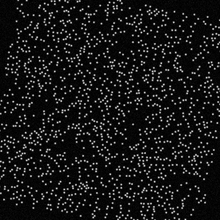
%> input picture SerialTrack2D/imgFolder/img_syn_hardpar/img_rot_hardpar_sd2/img_1002.tif, 220 x 220 px, shrunk from 512 x 512 before the run; its folder holds only this picture in this run
$ octave Example_main_hardpar_cum_syn_translation_or_rotation_OceanCode.m   (GNU Octave 9; MATLAB toolbox functions it lacks are replaced by stand-ins)
%> lines starting %> are read from the running program, lines starting %| are printed output that depends on the picture
### SerialTrack2D/src/run_Serial_MPT_2D_hardpar_accum_OceanCode.m
% %%%%%%%%%%%%%%%%%% SerialTrack (2D cumulative mode) %%%%%%%%%%%%%%%%%
% Main file of code "SerialTrack"
% ***********************************************
% Dimension:            2D
% Particle rigidity:    hard
% Tracking mode:        cumulative
% -----------------------------------------------
%
% -----------------------------------------------
% References
% [1] M Patel, SE Leggett, AK Landauer, IY Wong, C Franck. Rapid,
%     topology-based particle tracking for high-resolution measurements of
%     large complex 3D motion fields. Scientific Reports. 8:5581 (2018).
% [2] J Yang, L Hazlett, AK Landauer, C Franck. Augmented Lagrangian
%     Digital Volume Correlation (ALDVC). Experimental Mechanics (2020).
% [3] T Janke, R Schwarze, K Bauer. Part2Track: A MATLAB package for double
%     frame and time resolved Particle Tracking Velocimetry. 11, 100413, SoftwareX (2020).
% [4] J Heyman. TracTrac: a fast multi-object tracking algorithm for motion
%     estimation. Computers & Geosciences, vol 128, 11-18 (2019).
% [5] https://www.mathworks.com/matlabcentral/fileexchange/77347-gridded-interpolation-and-gradients-of-3d-scattered-data
% [6] https://www.mathworks.com/matlabcentral/fileexchange/61436-regularizend
% -----------------------------------------------
% Author: Jin Yang
% Contact and support: jyang526@wisc.edu -or- aldicdvc@gmail.com
% Date: 2020.12.
% %%%%%%%%%%%%%%%%%%%%%%%%%%%%%%%%%%%%%%%%%%%%%%%%%%%%%%%%%%%%%%%

%%
%%%%% Load 2D images %%%%%
% [file_name,Img,MPTPara_temp] = funReadImage2; close all;

% ==============================================
imgfoldername = '.\imgFolder\img_syn_hardpar\img_rot_hardpar_sd2';
addpath([imgfoldername,'\']);
img1 = dir(fullfile(imgfoldername,'*.jpg'));
img2 = dir(fullfile(imgfoldername,'*.jpeg'));
img3 = dir(fullfile(imgfoldername,'*.tif'));
img4 = dir(fullfile(imgfoldername,'*.tiff'));
img5 = dir(fullfile(imgfoldername,'*.bmp'));
img6 = dir(fullfile(imgfoldername,'*.png'));
img7 = dir(fullfile(imgfoldername,'*.jp2'));
file_name = [img1;img2;img3;img4;img5;img6;img7];
file_name = struct2cell(file_name);

% ==============================================
% The following codes only consider two images comparasion
numImages = size(file_name,2);
for i = 1:numImages
    Img{i} = imread(file_name{1,i});
    % Change color RGB images to grayscale images
    [~, ~, numberOfColorChannels] = size(Img{i});
%> numberOfColorChannels = 1
    if (numberOfColorChannels==3)
        Img{i} = rgb2gray(Img{i});
    end
    Img{i} = double(Img{i})';
end

gridx = [1, size(Img{1},1)];
%> gridx = [1 220]
gridy = [1, size(Img{1},2)];
%> gridy = [1 220]
gridxy.gridx = round(gridx); gridxy.gridy = round(gridy);
%> after `gridxy.gridx = round(gridx)`: gridxy.gridx = [1 220]
%> after `gridxy.gridy = round(gridy)`: gridxy.gridy = [1 220]

% ============================================== Store TPTpara
MPTPara_temp.gridxyROIRange = gridxy;
%> MPTPara_temp.gridxyROIRange = {gridx [1 220], gridy [1 220]}
MPTPara_temp.LoadImgMethod = 1;
MPTPara_temp.ImgSize = size(Img{1});
%> MPTPara_temp.ImgSize = [220 220]


% ==============================================
disp('%%%%%% Load images: Done! %%%%%%'); fprintf('\n');

%%%%% Update MPTPara %%%%%
MPTPara.gridxyROIRange = MPTPara_temp.gridxyROIRange;
%> MPTPara.gridxyROIRange = {gridx [1 220], gridy [1 220]}
MPTPara.LoadImgMethod = MPTPara_temp.LoadImgMethod;
%> MPTPara.LoadImgMethod = 1
MPTPara.ImgSize = MPTPara_temp.ImgSize;
%> MPTPara.ImgSize = [220 220]

%%%%% Load image mask file(s) %%%%%
try
    if MaskFileLoadingMode == 1
        %%%%% Load one image mask file for all images %%%%%
        [file_mask_name,ImgMaskFiles] = funReadImageMask2; close all;
    elseif MaskFileLoadingMode == 2
        %%%%% Load multiple image mask files %%%%%
        [file_mask_name,ImgMaskFiles] = funReadImageMask2; close all;
    elseif MaskFileLoadingMode == 3
        try load(im_roi_mask_file_path); catch; end
        try MPTPara.ImgRefMask = im_roi'; % Load stored image roi if existed
        catch, MPTPara.ImgRefMask = ones(size(Img{1})); % Set up default image mask file
        end
    else
        MPTPara.ImgRefMask = ones(size(Img{1})); % Set up default image mask file
%> MPTPara.ImgRefMask: size 220x220 double; every value is 1
    end
    disp('%%%%%% Load image mask file: Done! %%%%%%'); fprintf('\n');
catch
    MPTPara.ImgRefMask = ones(size(Img{1})); % Set up default image mask file
end


%% ====== Detect particles ======
%%%%% Particle detection parameters %%%%%
%%%%%%%%%% Atom dance %%%%%%%%%%%%%
%%%%% Bead Parameter %%%%%
% [11 lines of commented-out code are left out]

%%%%%%%%%% Pipe %%%%%%%%%%%%%
%%%%% Bead Parameter %%%%%
% [11 lines of commented-out code are left out]

%%%%%%%%%%%%%%%%%%%%%%%%%%%%%%%%%%%%%%%%
ImgSeqNum = 1; % First reference image

%%%%%%%%%%%%%%%%%%%%%%%%%%%%%%%%%%%%%%%%
%%%%% Use the first uploaded mask file %%%%%
try
    if (MaskFileLoadingMode==1) || (MaskFileLoadingMode==3)
        currImg = Img{ImgSeqNum}.*MPTPara.ImgRefMask;
    elseif MaskFileLoadingMode==2
        currImg = Img{ImgSeqNum}.*ImgMaskFiles{ImgSeqNum};
    else
        currImg = Img{ImgSeqNum};
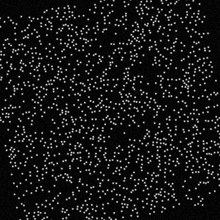
%> currImg: size 220x220 double; min 0, max 232, mean 21.7; mean of the top-left, top-right, bottom-left and bottom-right quarters 22, 22.1, 21.3, 21.6
    end
catch
    currImg = Img{ImgSeqNum};
end
%%%%%%%%%%%%%%%%%%%%%%%%%%%%%%%%%%%%%%%%

%%%%% Apply the ROI region %%%%%
currImg = currImg(MPTPara.gridxyROIRange.gridx(1):MPTPara.gridxyROIRange.gridx(2), ...
                  MPTPara.gridxyROIRange.gridy(1):MPTPara.gridxyROIRange.gridy(2));

%%%%% If PSF is non-empty, SerialTrack performs deconvolution %%%%%
if ~isempty(BeadPara.PSF)
    currImg = deconvlucy(currImg,BeadPara.PSF,6);
    disp(['----- Deconvolution frame #',num2str(ImgSeqNum),' ------']);
end
%%%% figure, imshow(currImg);


%%%%% Pre-process bead image if bead color is black %%%%%
if strcmp(BeadPara.color,'black')
% [7 lines of commented-out code are left out]
    currImg_norm = double(currImg)/max(double(currImg(:)));
    currImg2_norm = imcomplement(currImg_norm); % figure, imshow(uint8(currImg2));
else
    currImg2_norm = double(currImg)/max(double(currImg(:)));
end
%%%%%%%%%%%%%%%%%%%%%%%%%%%%%%%%%%%%%%%%%%%%%%%%

%%%%%%%%%%%%%%%%%%%%%%%%%%%%%%%%%%%%%%%%%%%%%%%%
%%%%% Several methods to detect and localize particles %%%%%
%%%%% Method 1: TPT code %%%%%
% x{1}{ImgSeqNum} = locateBeads(double(currImg2)/max(double(currImg2(:))),BeadPara); % Detect particles
% x{1}{ImgSeqNum} = radial2center(double(currImg2)/max(double(currImg2(:))),x{1}{ImgSeqNum},BeadPara); % Localize particles
% ----------------------------
%%%%% Method 2: LoG operator (modified TracTrac code) %%%%%
%pre-process to get threshold and size values
YN = 0;
while YN == 0
    prompt = 'Adjust particle detection parameters? (Y/N) [N]: ';
    YN_ = input(prompt,'s');
%> the answer given: y

    if strcmpi(YN_,'N')
        YN = 1;

    else

        BeadPara = funGetBeadPara(BeadPara,currImg2_norm);

        %run the particle detection and localization
        x{1}{ImgSeqNum} = f_detect_particles(currImg2_norm,BeadPara);

        %%%%% Store particle positions as "parCoordA" %%%%%
        x{1}{ImgSeqNum} = x{1}{ImgSeqNum} + [MPTPara.gridxyROIRange.gridx(1)-1, MPTPara.gridxyROIRange.gridy(1)-1];
        parCoordA = x{1}{ImgSeqNum};

        %%%%% Remove bad parCoord outside the image area %%%%%
        for tempi=1:2, parCoordA( parCoordA(:,tempi)>size(Img{ImgSeqNum},tempi), : ) = []; end
        for tempi=1:2, parCoordA( parCoordA(:,tempi)<1, : ) = []; end

        %%%%% Plot %%%%%
        figure, imshow(imread(file_name{1,1}))
        hold on; plot( parCoordA(:,1), parCoordA(:,2), 'r.');
        view(2); box on; axis equal; axis tight; set(gca,'fontsize',18);
        title('Detected particles in ref image','fontweight','normal');

    end

end
%%%%%%%%%%%% With decided particle detection parameters %%%%%%%%%%%
%run the particle detection and localization
x{1}{ImgSeqNum} = f_detect_particles(currImg2_norm,BeadPara);
% ----------------------------
%%%%% Method 3: sift code %%%%%
% % Not fully implemented yet
% [~,descriptors,locs] = sift(currImg);
% x{1}{ImgSeqNum} = locs(:,1:2);
%%%%%%%%%%%%%%%%%%%%%%%%%%%%%%%%%%%%%%%%%%%%%%%%

%%%%% Store particle positions as "parCoordA" %%%%%
x{1}{ImgSeqNum} = x{1}{ImgSeqNum} + [MPTPara.gridxyROIRange.gridx(1)-1, MPTPara.gridxyROIRange.gridy(1)-1];
parCoordA = x{1}{ImgSeqNum};

%%%%% Remove bad parCoord outside the image area %%%%%
for tempi=1:2, parCoordA( parCoordA(:,tempi)>size(Img{ImgSeqNum},tempi), : ) = []; end
for tempi=1:2, parCoordA( parCoordA(:,tempi)<1, : ) = []; end

%%%%% Plot %%%%%
figure, imshow(imread(file_name{1,1}))
hold on; plot( parCoordA(:,1), parCoordA(:,2), 'bo');
view(2); box on; axis equal; axis tight; set(gca,'fontsize',18);
title('Detected particles in ref image','fontweight','normal');

%%%%% Report detected beads # %%%%%
disp(['Detected particle # in ref image: ',num2str(size(parCoordA,1))]);
disp('%%%%%% Detect particles: Done! %%%%%%'); fprintf('\n');


%% %%%%% Initialization %%%%%
%%%%%  MPT parameters %%%%%
% [13 lines of commented-out code are left out]

%%%%%% To store results %%%%%
parCoord_prev = cell(length(Img),1);        parCoord_prev{1} = parCoordA;
track_A2B_prev = cell(length(Img)-1,1);     uv_B2A_prev = cell(length(Img)-1,1);
resultDisp = cell(length(Img)-1,1);         resultDefGrad = cell(length(Img)-1,1);


%% %%%%%%%%%%%%%%%%%%%%%%%%%%%%%%%%%%%%%

track_ratio = nan*zeros(length(Img)-1,1);
DefType = 'exp'; defList = [2:1:length(Img)]';
fig_track_rat = figure; ax_TR = axes; hold on; plot(defList,track_ratio,'r^-.','linewidth',1);
% adjust_fig(fig_track_rat,ax_TR,'','',''); box on;
title('Tracking ratio');
xlabel('Frame #'); ylabel('Incremental tracking ratio');
try axis([2,length(file_name),0,1]); catch, end
drawnow

for ImgSeqNum = 2 : length(Img)  % "ImgSeqNum" is the frame index

    disp(['====== Frame #',num2str(ImgSeqNum),' ======']);

    %%%%%%%%%%%%%%%%%%%%%%%%%%%%%%%%%%%%%%%%
    %%%%% Apply the uploaded mask file %%%%%
    clear defImg;
    try
        if (MaskFileLoadingMode==1) || (MaskFileLoadingMode==3)
            defImg = Img{ImgSeqNum}.*MPTPara.ImgRefMask;
        elseif MaskFileLoadingMode==2
            defImg = Img{1,ImgSeqNum}.*ImgMaskFiles{1,ImgSeqNum};
        else
            defImg = Img{ImgSeqNum};
        end
    catch
       defImg = Img{ImgSeqNum};
    end
    %%%%%%%%%%%%%%%%%%%%%%%%%%%%%%%%%%%%%%%%

    %%%%% SerialTrack particle tracking %%%%%
    [parCoordB_temp,uv_B2A_temp,resultDisp_temp,resultDefGrad_temp,track_A2B_temp,~] = fun_SerialTrack_2D_HardPar( ...
        ImgSeqNum,defImg,BeadPara,MPTPara,parCoordA,parCoord_prev(2:end),uv_B2A_prev);

    %%%%% Store results %%%%%
    parCoord_prev{ImgSeqNum} = parCoordB_temp;
    uv_B2A_prev{ImgSeqNum-1} = uv_B2A_temp;  % cumulative displacement
    track_A2B_prev{ImgSeqNum-1} = track_A2B_temp;
    resultDisp{ImgSeqNum-1} = resultDisp_temp;
    resultDefGrad{ImgSeqNum-1} = resultDefGrad_temp;

    track_A2B = track_A2B_prev{ImgSeqNum-1};
    track_ratio(ImgSeqNum-1) = length(track_A2B(track_A2B>0))/size(parCoord_prev{1},1);

    plot(defList,track_ratio,'r^-.','linewidth',1);
    drawnow
end


%%%%% cumulative tracking ratio %%%%%
disp('%%%%% Calculate incremental tracking ratio %%%%%'); fprintf('\n');
track_ratio = zeros(length(Img)-1,1);
DefType = 'exp'; defList = [2:1:length(Img)]';

for ImgSeqNum = 2 : length(Img)
    track_A2B = track_A2B_prev{ImgSeqNum-1};
    track_ratio(ImgSeqNum-1) = length(track_A2B(track_A2B>0))/size(parCoord_prev{ImgSeqNum},1);
end

fig=figure; ax=axes; hold on; plot(defList,track_ratio,'r^-.','linewidth',1);
adjust_fig(fig,ax,'','',''); box on; title('');
xlabel('Frame #'); ylabel('Tracking ratio');
axis([2,length(Img),0,1]);


%%%%% Save results %%%%%
disp('===== SerialTrack hard particle tracking: Done! ====='); fprintf('\n');
results_file_name = 'results_2D_hardpar.mat';
mkdir results
save(['./results/' results_file_name],'parCoord_prev','uv_B2A_prev','resultDisp','resultDefGrad','track_A2B_prev');


%% %%%%%%%%%%%%%%%%%%%%%%%%%%%%%%%%%%%%%%%%%%%%%%%%%
% Postprocessing
%%%%%%%%%%%%%%%%%%%%%%%%%%%%%%%%%%%%%%%%%%%%%%%%%%%

%%%%% Visualize tracked cumulative displacement of each frame %%%%%
disp('%%%%% Plot tracked cumulative deformations %%%%%'); fprintf('\n');

%%%%% Experimental parameters %%%%%
try xstep = MPTPara.xstep; catch, xstep = 1; end % unit: um/px
try tstep = MPTPara.tstep; catch, tstep = 1; end % unit: us

%%%%% Plot tracked incremental displacement field %%%%%
%%%%% Make a video %%%%%
v = VideoWriter('video_2D_accum.avi'); v.FrameRate = 5; open(v); figure,

for ImgSeqNum = 2:length(Img) % ImgSeqNum: Frame #

    % Displacement from tracked particles on deformed frame
    disp_A2B_parCoordB = -uv_B2A_prev{ImgSeqNum-1};
    parCoordB = parCoord_prev{ImgSeqNum};

    %%%%% Plot displacements %%%%%
    clf, plotCone2(parCoordB(:,1)*xstep,parCoordB(:,2)*xstep,disp_A2B_parCoordB(:,1)*xstep ,disp_A2B_parCoordB(:,2)*xstep );
    set(gca,'fontsize',18); view(2); box on; axis equal; axis tight; set(gca,'YDir','reverse');
    title(['Tracked cumulative disp (#',num2str(ImgSeqNum),')'],'fontweight','normal');
    xlabel('x'); ylabel('y');
    axis(xstep*[MPTPara.gridxyROIRange.gridx(1), MPTPara.gridxyROIRange.gridx(2), ...
                MPTPara.gridxyROIRange.gridy(1), MPTPara.gridxyROIRange.gridy(2) ]);

    frame = getframe(gcf);
    writeVideo(v,frame);

end
close(v);


%%%%%%%%%%%%%%%%%%%%%%%%%%%%%%%%%%%%%%%%%%%%%%%%%%%
%% %%%%% Compute trajectory %%%%%

%%%%% Initialization %%%%%
resultDispCurr = resultDisp{1};
parCoordA = resultDispCurr.parCoordA;
parCoordATraj = cell(size(parCoordA,1),1);

%%%%% Compute and collect all trajectory segments %%%%%
for parInd = 1:size(parCoordA,1)

    for ImgSeqNum = 2:(size(resultDisp,1)+1)

        resultDispCurr = resultDisp{ImgSeqNum-1};
        parCoordB = resultDispCurr.parCoordB;
        track_A2B = resultDispCurr.track_A2B;

        if track_A2B(parInd) > 0
            parCoordATraj{parInd}(ImgSeqNum-1,1:2) = parCoordB(track_A2B(parInd),1:2);
        else
            parCoordATraj{parInd}(ImgSeqNum-1,1:2) = [nan,nan];
        end
    end

end


%%%%% Plot tracked trajectories %%%%%
disp('%%%%% Plot tracked trajectories %%%%%'); fprintf('\n');
figure,
for parInd = 1:size(parCoordA,1)
    try
        wayPoints = parCoordATraj{parInd};
        if length(wayPoints(isnan(wayPoints(:,1))==1,1)) < 3
            if (size(resultDisp,1)+1)<4
                hold on; line(xstep*wayPoints(isnan(wayPoints(:,1))<1,1),xstep*wayPoints(isnan(wayPoints(:,1))<1,2),'linewidth',1.2); view(3); % straight lines
            else
                hold on; fnplt(cscvn(xstep*wayPoints(isnan(wayPoints(:,1))<1,:)'),'',1.);
            end
        end
        % if sum(1-isnan(wayPoints(:,1)))>1 % Don't show if there is only one point on the trajectory
        %     hold on; plot(xstep*wayPoints(:,1),xstep*wayPoints(:,2),'.','markersize',5);
        % end
    catch
    end
end

set(gca,'fontsize',18); view(2); box on; axis equal; axis tight;
title('Tracked particle trajectory','fontweight','normal');
set(gca,'YDir','reverse'); xlabel('x'); ylabel('y');
axis(xstep*[MPTPara.gridxyROIRange.gridx(1), MPTPara.gridxyROIRange.gridx(2), ...
            MPTPara.gridxyROIRange.gridy(1), MPTPara.gridxyROIRange.gridy(2) ]);


%%
%%%%%%%%%%%%%%%%%%%%%%%%%%%%%%%%%%%%%%%%%%%%%%%%%%%%%%%%%%%%%
% disp('Press "Ctrl + C" and modify codes below to plot interpolated displacements and strains on a uniform grid mesh');
%
%
% ImgSeqNum = 2; % TODO: Frame #
%
%
% %%%%% Previously tracked displacement field %%%%%
% resultDispCurr = resultDisp{ImgSeqNum-1};
% resultDefGradCurr = resultDefGrad{ImgSeqNum-1};
% disp_A2B_parCoordB = resultDispCurr.disp_A2B_parCoordB;
% parCoordB = resultDispCurr.parCoordB;
%
% %%%%% Interpolate scatterred data to gridded data %%%%%
% sxy = min([round(0.5*MPTPara.f_o_s),20])*[1,1]; % Step size for griddata
% smoothness = 1e-3; % Smoothness for regularization; "smoothness=0" means no regularization
%
% [x_Grid_refB,y_Grid_refB,u_Grid_refB]=funScatter2Grid2D(parCoordB(:,1),parCoordB(:,2),disp_A2B_parCoordB(:,1),sxy,smoothness);
% [~,~,v_Grid_refB]=funScatter2Grid2D(parCoordB(:,1),parCoordB(:,2),disp_A2B_parCoordB(:,2),sxy,smoothness);
%
% % Apply ROI image mask
% [u_Grid_refB, v_Grid_refB] = funRmROIOutside(x_Grid_refB,y_Grid_refB,MPTPara.ImgRefMask,u_Grid_refB,v_Grid_refB);
% % Build a displacement vector
% uv_Grid_refB_Vector=[u_Grid_refB(:),v_Grid_refB(:)]'; uv_Grid_refB_Vector=uv_Grid_refB_Vector(:);
% % Calculate deformation gradient
% D_Grid = funDerivativeOp(size(x_Grid_refB,1),size(x_Grid_refB,2),mean(sxy)); % Central finite difference operator
% F_Grid_refB_Vector=D_Grid*uv_Grid_refB_Vector; % {F}={D}{U}
%
%
% %%%%% Cone plot grid data: displecement %%%%%
% figure, plotCone2(x_Grid_refB*xstep,y_Grid_refB*xstep,u_Grid_refB*xstep,v_Grid_refB*xstep );
% set(gca,'fontsize',18); view(2); box on; axis equal; axis tight; set(gca,'YDir','reverse');
% title('Tracked incremental displacement','fontweight','normal');
% axis(xstep*[MPTPara.gridxyROIRange.gridx(1), MPTPara.gridxyROIRange.gridx(2), ...
%       MPTPara.gridxyROIRange.gridy(1), MPTPara.gridxyROIRange.gridy(2) ]);
%
%
% %%%%% Generate an FE-mesh %%%%%
% [coordinatesFEM_refB,elementsFEM_refB] = funMeshSetUp(x_Grid_refB*xstep,y_Grid_refB*xstep);
%
% %%%%% Cone plot grid data: displacement %%%%%
% Plotdisp_show(uv_Grid_refB_Vector*xstep, coordinatesFEM_refB*xstep, elementsFEM_refB,[],'NoEdgeColor');
%
% %%%%% Cone plot grid data: infinitesimal strain %%%%%
% Plotstrain_show(F_Grid_refB_Vector, coordinatesFEM_refB*xstep, elementsFEM_refB,[],'NoEdgeColor',xstep,tstep);
%


### SerialTrack2D/function/funGetBeadPara.m
function BeadPara = funGetBeadPara(BeadPara,Img)
% MATLAB script: funGetBeadPara.m
% ----------------------------------------------
%   This script is used to collect Bead Parameter settings from the user
%   Careful selection of parameters is important to correctly segment
%   particles from the background, by specifying the threshold and size
%   parameters
%
%   INPUT: BeadPara      Struct of bead parameters to use for segmentation
%          Img           An example input image (usually the first)
%
%   OUTPUT: BeadPara    Updated bead parameters struct
%
% ----------------------------------------------
% Author: Alex Landauer
% Last time updated: 07/2022.
% ==============================================


% first, get the threshold estimate
f1 = figure;
histogram(Img(Img~=0))
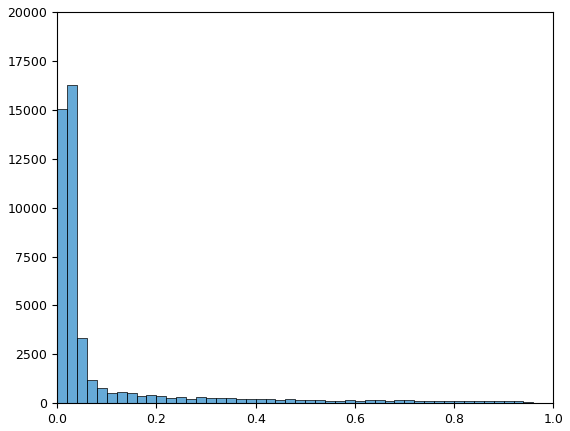
%> figure redrawn from the program's plot data; tallest bar 16285 high, from x = 0.02 to 0.04
drawnow
f2 = figure;
imshow(Img,[]),colorbar,axis image
drawnow

BeadPara.thres = input('Enter binarization threshold estimate: ');
%> the answer given: 100
try
    close(f1)
    close(f2)
catch
end
YN = 0;
while YN == 0
    f3 = figure;
    imshow(Img>BeadPara.thres,[]),colorbar,axis image
    drawnow

    YN_ = input('Binarization okay? (Y/N) [N]: ','s');

    if strcmpi(YN_,'Y')
        YN = 1;
    else
        f1 = figure;
        histogram(Img(Img~=0))
        drawnow
        f2 = figure;
        imshow(Img,[]),colorbar,axis image
        drawnow
        BeadPara.thres = input('Enter binarization threshold estimate from histogram: ');
    end

end
%> this loop made 1 pass; the answer given on pass 1: y
%> (the rest of the program and of its run is left out)
